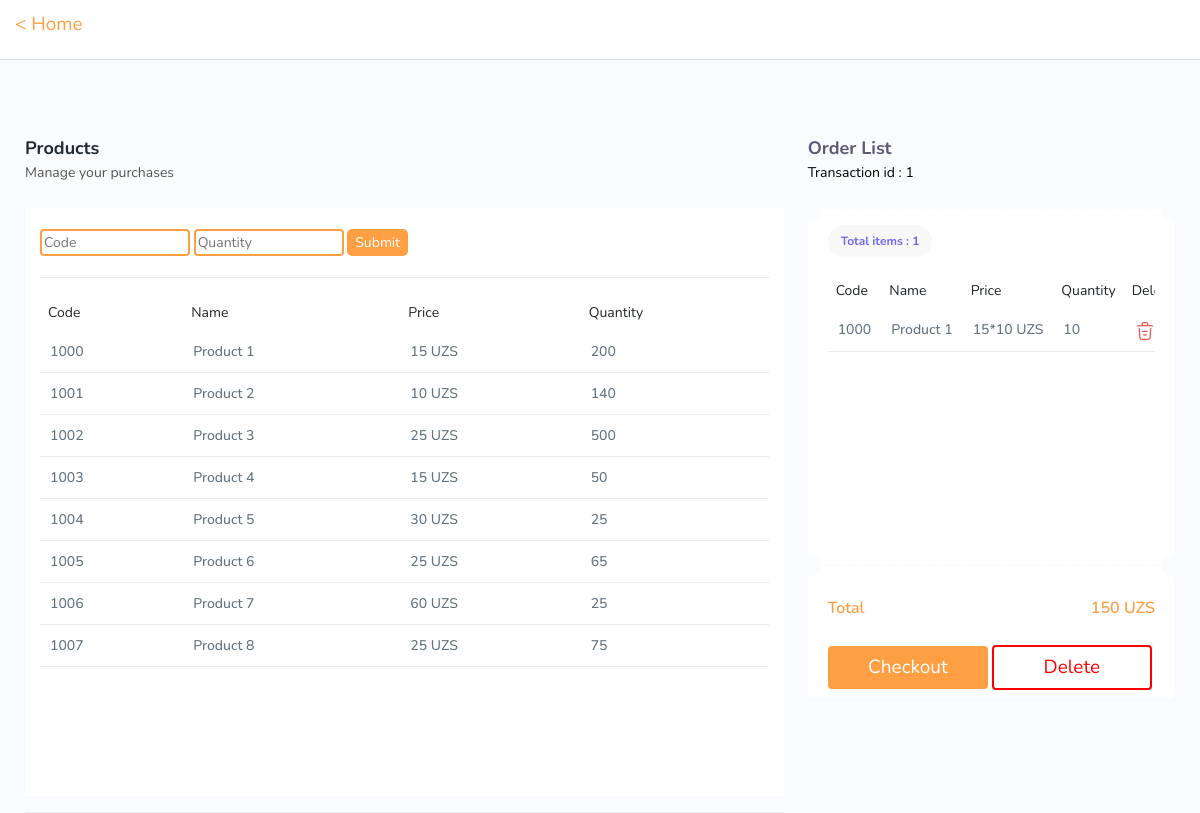
The app's page /sale-add/1/, older data.
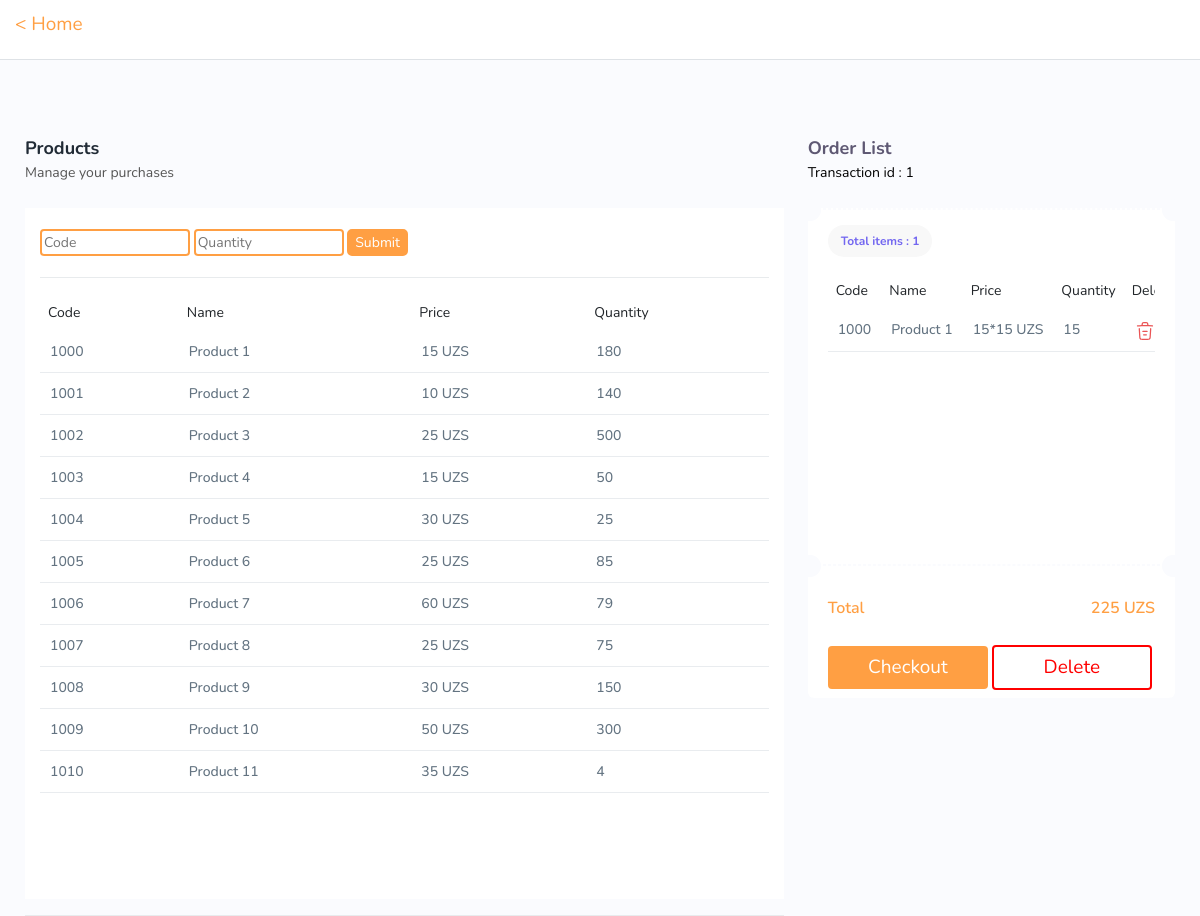
The same page, newer data.
### product/models.py (models this page shows, shortened)
class Product(models.Model):
    code = models.IntegerField(null=True, unique=True)
    name = models.CharField(max_length=50)
    incoming_price = models.IntegerField()
    price = models.IntegerField()
    measure = models.CharField(null=True, blank=True, max_length=50)
    quantity = models.IntegerField(null=True)
    is_active = models.BooleanField(default=True)

### sell/models.py (models this page shows, shortened)
class SellItem(models.Model):
    sell_id = models.ForeignKey(Sell, on_delete=models.CASCADE)
    product = models.ForeignKey(Product, on_delete=models.SET_NULL, null=True)
    date = models.DateTimeField(null=True, blank=True)
    quantity = models.IntegerField()

### sell/views.py (the view)
# urls.py: path('sale-add/<int:s>/', sale_add),
def sale_add(request, s):
    saleitem = SellItem.objects.filter(sell_id=s)
    total_price = 0
    for sale in saleitem:
        total_price = total_price + (sale.product.price*sale.quantity)
    data = {
        "products": Product.objects.all(),
        "clients": Client.objects.all(),
        "sale": s,
        "saleitems": saleitem,
        "checkout": Sell.objects.get(id=s).checkout,
        "total_price": total_price,
    }
    return render(request, "page-add-sale.html", data)

### templates/page-add-sale.html (shortened to what this page needs)
<!DOCTYPE html>
{% load static %}
<html lang="en">
	<head>
		<link rel="stylesheet" href="{% static 'assets/css/bootstrap.min.css' %}" />
		<link rel="stylesheet" href="{% static 'assets/css/animate.css' %}" />
		<link rel="stylesheet" href="{% static 'assets/css/css.css' %}" />
		<link rel="stylesheet" href="{% static 'assets/plugins/owlcarousel/owl.carousel.min.css' %}" />
		<link rel="stylesheet" href="{% static 'assets/plugins/owlcarousel/owl.theme.default.min.css' %}" />
		<link rel="stylesheet" href="{% static 'assets/plugins/select2/css/select2.min.css' %}" />
		<link rel="stylesheet" href="{% static 'assets/css/bootstrap-datetimepicker.min.css' %}" />
		<link rel="stylesheet" href="{% static 'assets/plugins/fontawesome/css/fontawesome.min.css' %}" />
		<link rel="stylesheet" href="{% static 'assets/plugins/fontawesome/css/all.min.css' %}" />
		<link rel="stylesheet" href="{% static 'assets/css/style.css' %}" />
	</head>
	<body>
		<header class="header">
			<h5 style="margin-top: 0.8%; margin-left: 15px"><a href="/"> < Home</a></h5>
		</header>
		<div class="main-wrappers">
			<div class="page-wrapper ms-0">
				<div class="content">
					<div class="row">
                    <div class="alert">
</div>
						<div class="col-lg-8 col-sm-12 tabs_wrapper">
							<div class="page-header">
								<div class="page-title">
									<h4>Products</h4>
									<h6>Manage your purchases</h6>
								</div>
							</div>
								    <div class="container" style="border-color: black; background-color: white; overflow: auto; height: 100%">
										<br><form method="post" action="/{{sale}}/add/">{% csrf_token %}
											<input name="code" type="text" id="myInput" onkeyup='tableSearch()' placeholder="Code" style="border: 2px solid #FF9F43; border-radius: 4px; margin-bottom: 5px; width: 150px;">
											<input name="quantity" type="text" id="myInput2" placeholder="Quantity" style="border: 2px solid #FF9F43; border-radius: 4px; margin-bottom: 5px; width: 150px;">
											<button type="submit" class="product-submit">Submit</button>
										</form>
        <hr>
        <table class="table" id="myTable" data-filter-control="true" data-show-search-clear-button="true">
            <tr>
                <th>Code</th>
                <th>Name</th>
                <th>Price</th>
				<th>Quantity</th>
            </tr>
			<tbody>
            {% for p in products %}
            <tr>
                <td>{{ p.code }}</td>
                <td>{{ p.name }}</td>
                <td>{{ p.price }} UZS</td>
				<td>{{ p.quantity }}</td>
            </tr>
            {% endfor %}
			</tbody>
        </table>
    </div><hr>
						</div>
						<div class="col-lg-4 col-sm-12">
							<div class="order-list">
								<div class="orderid">
									<h4>Order List</h4>
									<h5>Transaction id : {{ sale }}</h5>
								</div>
							</div>
							<div class="card card-order">
								<div class="split-card"></div>
								<div class="card-body pt-0">
									<div class="totalitem">
										<h4>Total items : {{ saleitems.count }}</h4>
									</div>
									<div class="product-table">
										<table class="table" id="" data-filter-control="true" data-show-search-clear-button="true">
											<tr>
												<th>Code</th>
												<th>Name</th>
												<th>Price</th>
												<th>Quantity</th>
												<th>Delete</th>
											</tr>
											<tbody>
											{% for saleitem in saleitems %}
											<tr>
												<td>{{saleitem.product.code}}</td>
												<td>{{saleitem.product.name}}</td>
												<td>{{saleitem.product.price}}*{{saleitem.quantity}} UZS</td>
												<td>{{saleitem.quantity}}</td>
												<td><a class="" href="/{{ sale }}/delete/{{saleitem.id}}/"></a></td>
											</tr>
											{% endfor %}
											</tbody>
										</table>
									</div>
								</div>
								<div class="split-card"></div>
								<div class="card-body pt-0 pb-2">
									<div class="setvalue">
										<ul>
											<li class="total-value">
												<h5 style="color: #FF9F43;">Total</h5>
												<h6 style="color: #FF9F43;">{{total_price}} UZS</h6>
											</li>
										</ul>
									</div>
									{% if checkout.checkout == True %}
									<a href="/{{ sale }}/checkout/{{total_price}}/" type="submit" class=" btn checkout" style="width: 49%; position: relative;display: inline;">
										<h5>Checkout</h5>
									</a>
									<a href="/{{ sale }}/delete/" type="submit" class=" btn delete" style="width: 49%; position: relative;display: inline;">
										<h5>Delete</h5>
									</a><br>
									{% else %}
									<a href="/{{ sale }}/checkout/{{ total_price }}/" type="submit" class=" btn checkout" style="width: 49%; position: relative;display: inline;">
										<h5>Checkout</h5>
									</a>
									<a href="/{{ sale }}/delete/" type="submit" class=" btn delete" style="width: 49%; position: relative; display: inline;">
										<h5>Delete</h5>
									</a><br>
									{% endif %}
								</div>
							</div>
						</div>
					</div>
				</div>
			</div>
		</div>
	</body>
</html>

### static/assets/css/css.css (style rules this page uses)
.delete { border: 2px solid red; color: red; }
.checkout { background-color: #FF9F43; color: white; }
.product-submit { background-color: #FF9F43; border: 2px solid #FF9F43; border-radius: 5px; color: white; }

Row changes from the older to the newer data that the page shows:
removed SellItem: product.code "1000", product.name "Product 1", product.price "15", quantity "10"
changed Product "Product 1": quantity "200" → "180"
changed Product "Product 6": quantity "65" → "85"
changed Product "Product 7": quantity "25" → "79"
added Product: code "1008", name "Product 9", price "30", quantity "150"
added Product: code "1009", name "Product 10", price "50", quantity "300"
added Product: code "1010", name "Product 11", price "35", quantity "4"
added SellItem: product.code "1000", product.name "Product 1", product.price "15", quantity "15"
Text that changed along with them:
{{ total_price }}: "150" → "225"
